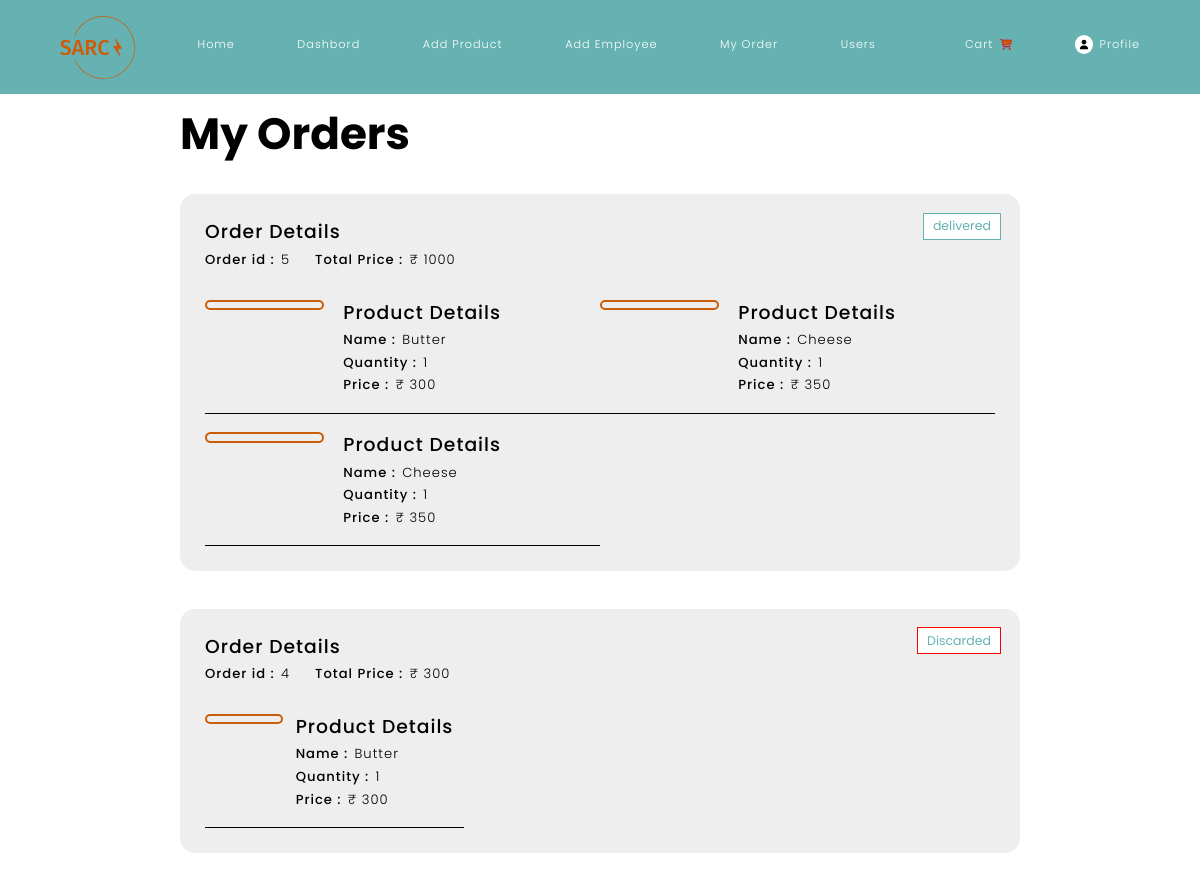
/myOrders/ (signed in, upper part), run on an earlier commit of the app's database.
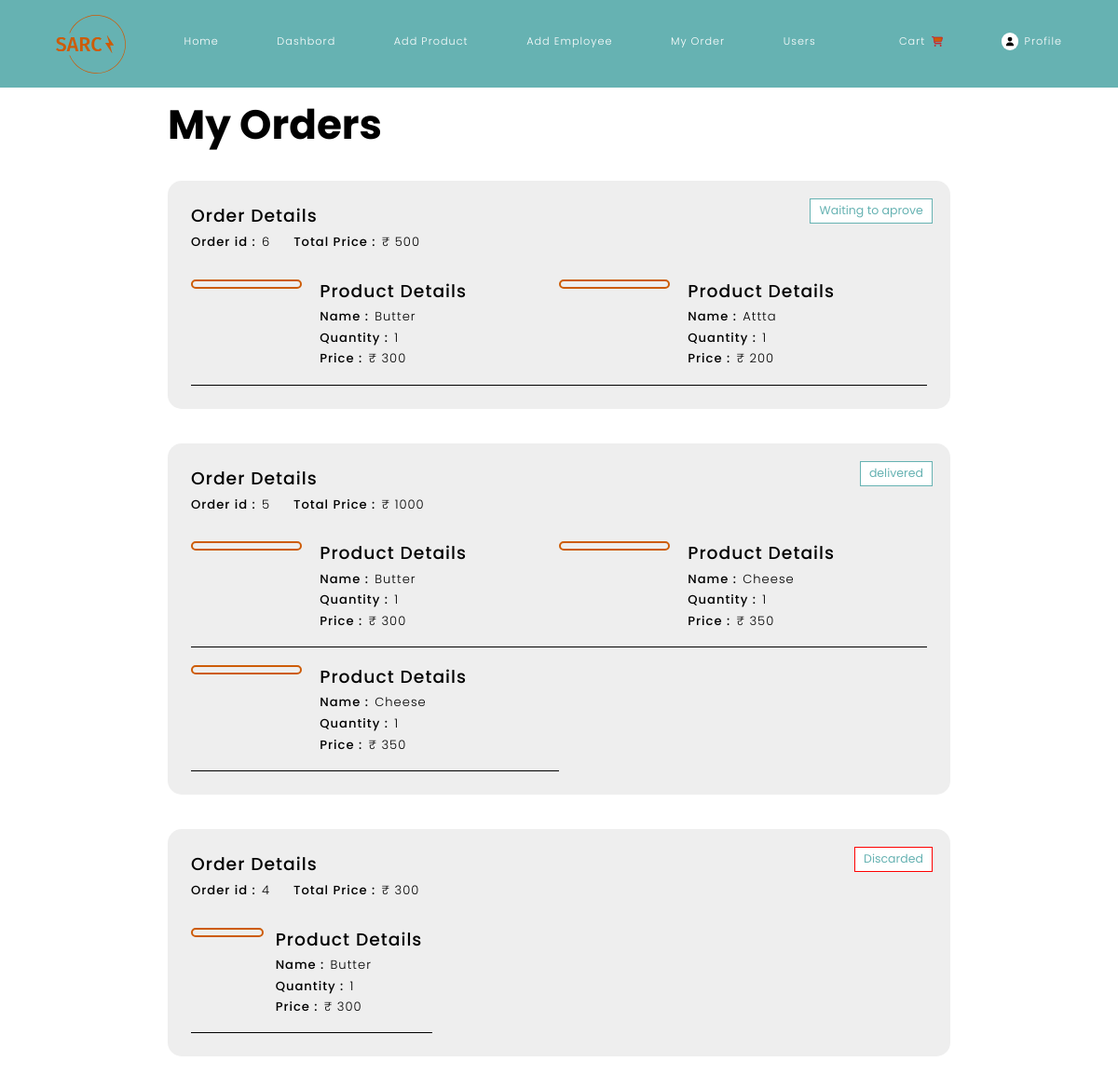
And on a later commit of the database.
### cms_app/models.py (models this page shows, shortened)
class Order(models.Model):
    buyer=models.ForeignKey(CMSUser,related_name="Customer",on_delete=models.CASCADE)
    validator_employee=models.ForeignKey(CMSUser,related_name="validatore",on_delete=models.DO_NOTHING)
    cart=models.ForeignKey(Cart,on_delete=models.CASCADE)
    total_prize=models.PositiveIntegerField(default=0)
    address=models.TextField(default="")
    status=models.CharField(max_length=100)
    status_code=models.PositiveSmallIntegerField(default=0)
    discription=models.TextField(default="") #customer remark
    remark=models.TextField(default="") #employee remark

class Product(models.Model):
    name=models.CharField(max_length=100)
    isCopy=models.BooleanField()
    img=models.ImageField(upload_to=upload_product_path,null=True)
    prize=models.PositiveIntegerField(default=0)
    discription=models.TextField(default="")
    quntity=models.PositiveSmallIntegerField(default=0)
    cart=models.ForeignKey(Cart,on_delete=models.CASCADE,default=None,null=True)
    added_datetime=models.DateTimeField(auto_now_add=True)

### cms_app/views.py (the view)
# urls.py: path("myOrders/",view=views.myOrders,name="myOrders"),
@login_required(login_url="/login",redirect_field_name="cart")
def myOrders(request:HttpRequest):
    cmsUser=CMSUser.objects.get(user=request.user)
    orders=Order.objects.filter(buyer=cmsUser)
    context={
        "roleId":CMSUser.objects.get(user=request.user).role_ID,
        "orders":[{"order":order,"products":Product.objects.filter(cart=order.cart)} for order in orders][::-1]
    }
    return render(request=request,template_name="myOrder.html",context=context)

### cms_app/templates/myOrder.html (shortened to what this page needs)
{% extends "base.html" %}
{% load static %}
{% block 'body' %}
<div class="orders">
    <div class="container">
        <h1 class="title-5xl">My Orders</h1>
        <ul class="orders-details">
            {% for order in orders %}
            <li class="order-detail-item">
                {% if order.order.status_code == 1 %}
                <div class="tag" style="border-color: green;">{{order.order.status}}</div>
                {% elif order.order.status_code == 3 %}
                <div class="tag" style="border-color: red;">{{order.order.status}}</div>
                {% else %}
                <div class="tag" >{{order.order.status}}</div>
                {% endif %}
                <div class="order-details details-box">
                    <h2 class="title-2xl">Order Details</h2>
                    <div class="detail">
                        <p class="paragraph-md bold">Order id :</p>
                        <p class="paragraph-md">{{order.order.id}}</p>
                    </div>
                    <div class="detail">
                        <p class="paragraph-md bold">Total Price :</p>
                        <p class="paragraph-md">&#8377; {{order.order.total_prize}}</p>
                    </div>
                </div>
                <div class="products">
                    {% for product in order.products %}
                    <div class="product">
                        <figure class="product-figure">
                        </figure>
                        <div class="product-details details-box">
                            <h2 class="title-2xl">Product Details</h2>
                            <div class="detail">
                                <p class="paragraph-md bold">Name :</p>
                                <p class="paragraph-md">{{product.name}}</p>
                            </div>
                            <div class="detail">
                                <p class="paragraph-md bold">Quantity :</p>
                                <p class="paragraph-md">{{product.quntity}}</p>
                            </div>
                            <div class="detail">
                                <p class="paragraph-md bold">Price :</p>
                                <p class="paragraph-md">&#8377; {{product.prize}}</p>
                            </div>
                        </div>
                    </div>
                    {% endfor %}
                </div>
            </li>
            {% endfor %}
        </ul>
    </div>
</div>
{% endblock 'body' %}

What changed in the data, as far as the page shows it:
added Order: order.status "Waiting to aprove", order.id "6", order.total_prize "500"
added Product: name "Butter", quntity "1", prize "300", shown under "Waiting to aprove"
added Product: name "Attta", quntity "1", prize "200", shown under "Waiting to aprove"
